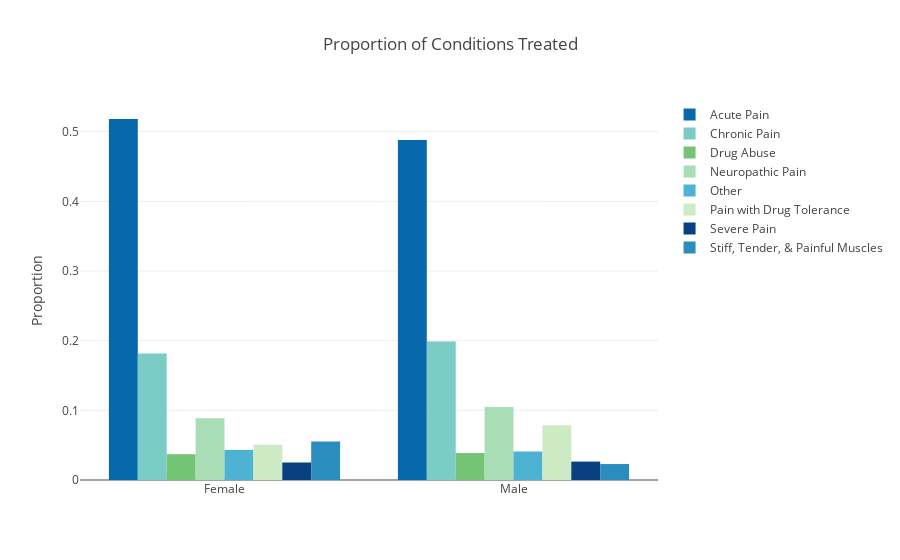

Notebook code for this chart:
### Code cell
#interactive plot
groups = data8.group.unique()
    
trace = []
for i in range(0, len(groups)):
    trace.append(go.Bar(x = ["Female", "Male"],
                        y = data8.prop[data8.group == groups[i]],
                        name = groups[i],
                        marker = dict(color=col[groups[i]])
                        ))
    
layout = go.Layout(title = 'Proportion of Conditions Treated', 
                   yaxis = dict(title = 'Proportion'))
    
iplot(go.Figure(data = trace, layout = layout))

### Figure 1 — Plotly figure (JSON) as saved in the notebook; plotly's stock layout.template omitted (floating-point values rounded to 4 significant figures)
{"data": [{"marker": {"color": "rgb(8,104,172)"}, "name": "Acute Pain", "type": "bar", "uid": "57d5c79a-9abe-11e8-af05-c49ded1fd344", "x": ["Female", "Male"], "y": [0.5182, 0.4879]}, {"marker": {"color": "rgb(123,204,196)"}, "name": "Chronic Pain", "type": "bar", "uid": "57d5c79b-9abe-11e8-99fb-c49ded1fd344", "x": ["Female", "Male"], "y": [0.1817, 0.199]}, {"marker": {"color": "rgb(116,196,118)"}, "name": "Drug Abuse", "type": "bar", "uid": "57d5c79c-9abe-11e8-bb7e-c49ded1fd344", "x": ["Female", "Male"], "y": [0.03703, 0.0387]}, {"marker": {"color": "rgb(168,221,181)"}, "name": "Neuropathic Pain", "type": "bar", "uid": "57d5c79d-9abe-11e8-a269-c49ded1fd344", "x": ["Female", "Male"], "y": [0.08869, 0.1048]}, {"marker": {"color": "rgb(78,179,211)"}, "name": "Other", "type": "bar", "uid": "57d5c79e-9abe-11e8-bf16-c49ded1fd344", "x": ["Female", "Male"], "y": [0.0432, 0.04095]}, {"marker": {"color": "rgb(204,235,197)"}, "name": "Pain with Drug Tolerance", "type": "bar", "uid": "57d5c79f-9abe-11e8-adba-c49ded1fd344", "x": ["Female", "Male"], "y": [0.05051, 0.07868]}, {"marker": {"color": "rgb(8,64,129)"}, "name": "Severe Pain", "type": "bar", "uid": "57d5c7a0-9abe-11e8-8bed-c49ded1fd344", "x": ["Female", "Male"], "y": [0.02514, 0.02644]}, {"marker": {"color": "rgb(43,140,190)"}, "name": "Stiff, Tender, & Painful Muscles", "type": "bar", "uid": "57d5c7a1-9abe-11e8-b4f5-c49ded1fd344", "x": ["Female", "Male"], "y": [0.05531, 0.0229]}], "layout": {"title": "Proportion of Conditions Treated", "yaxis": {"title": "Proportion"}}}
